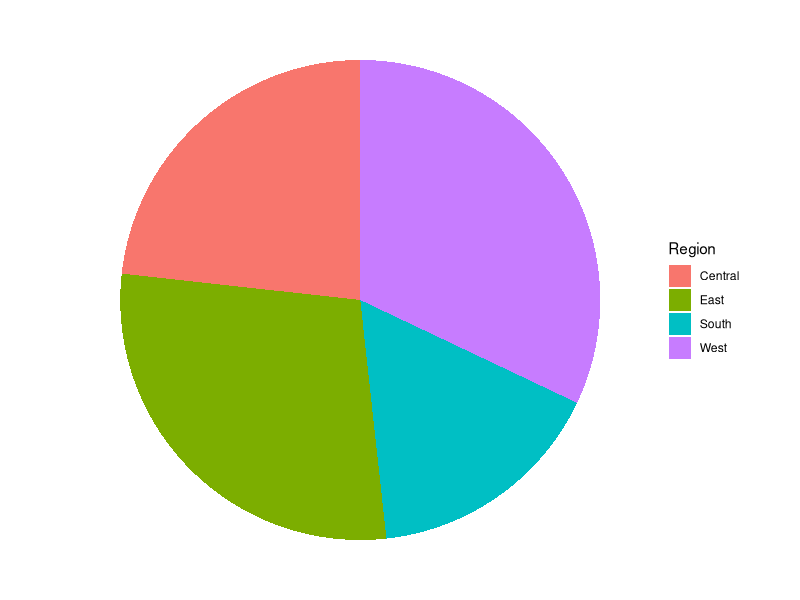
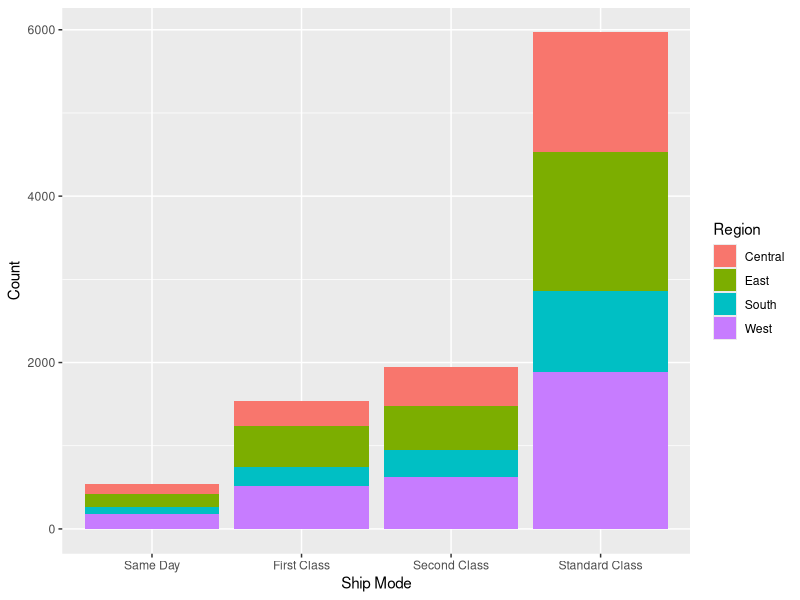
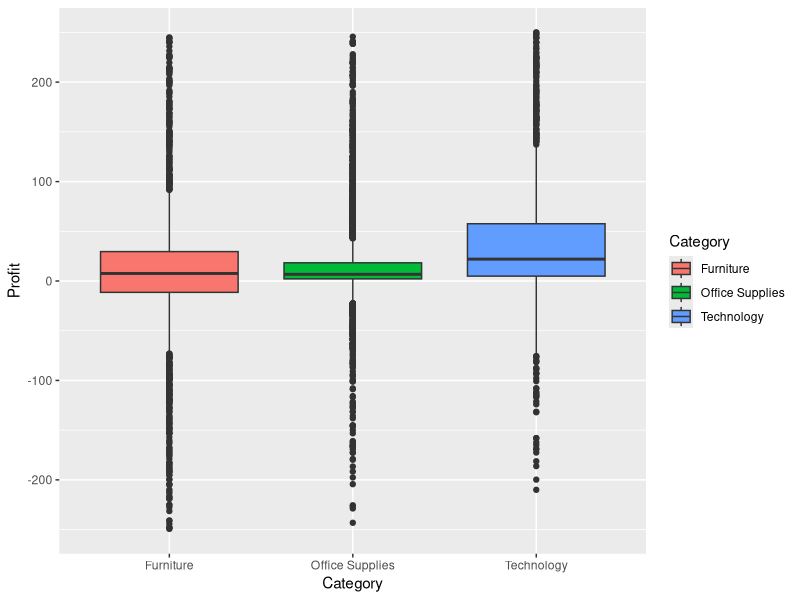
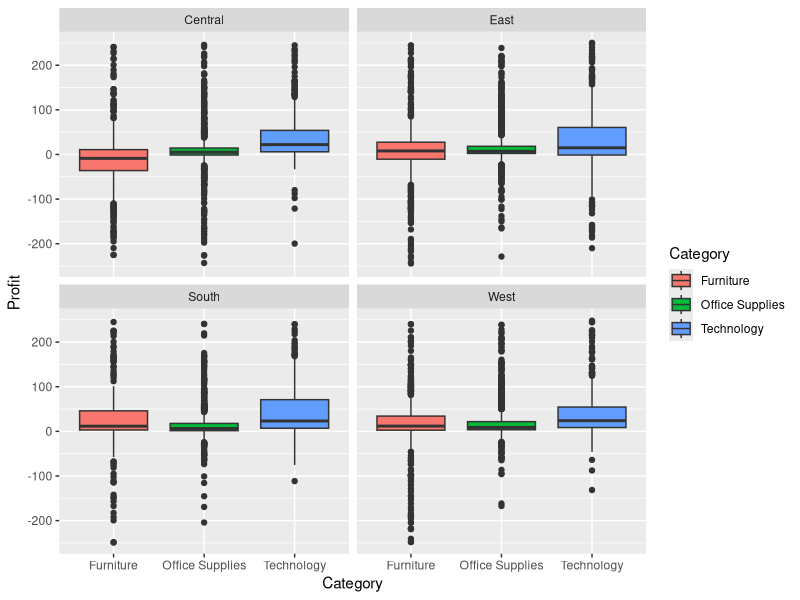
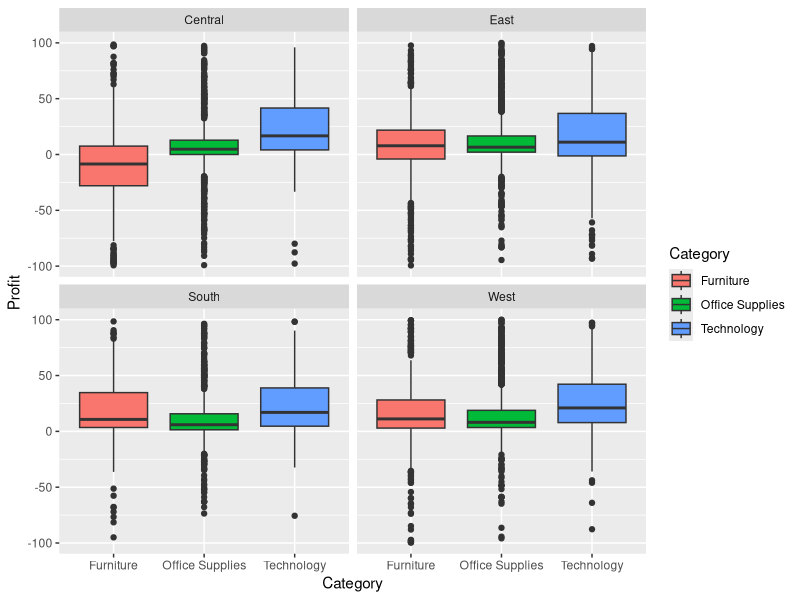
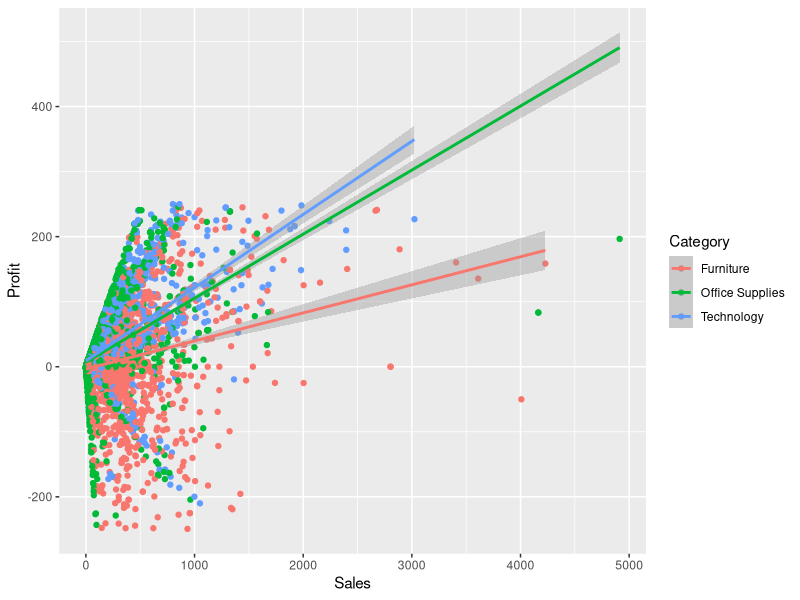
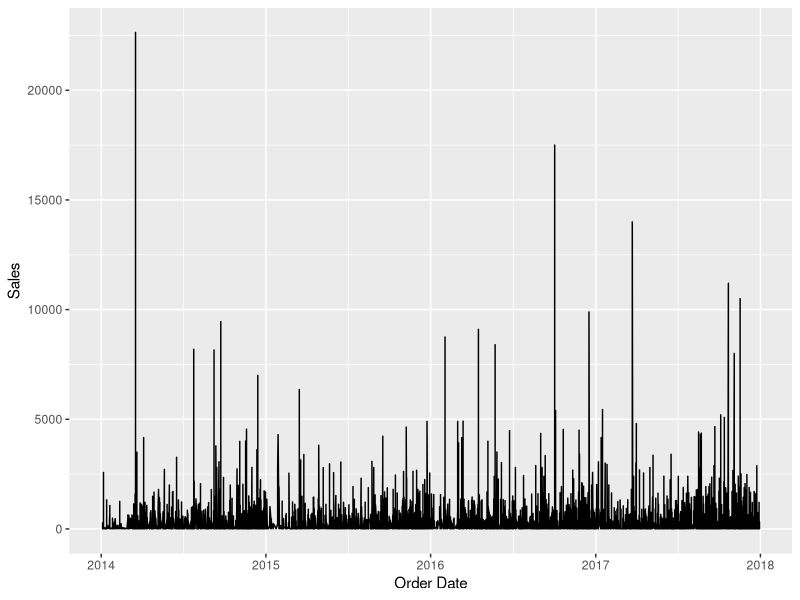
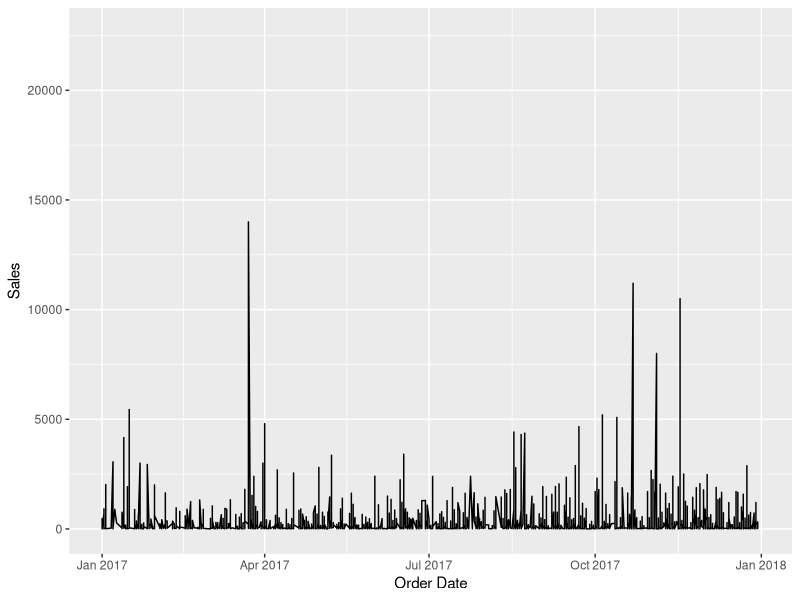

Write the R code that produced these figures, in order.
## ---- chunk 1
library(readxl)

us_superstore_data <- read_excel("US Superstore data.xls")
us_superstore_data
## ---- chunk 2
library(lubridate)
library(tidyverse)

us_superstore_data <- us_superstore_data |>
  mutate(`Row ID` = as.character(`Row ID`),
         `Postal Code` = as.character(`Postal Code`),
         `Order Date` = ymd(`Order Date`),
         `Ship Date` = ymd(`Ship Date`))

us_superstore_data
## ---- chunk 3
table(us_superstore_data$`Ship Mode`)
## ---- chunk 4
table(us_superstore_data$Segment)
## ---- chunk 5
table(us_superstore_data$Region)
## ---- chunk 6
us_superstore_data <- us_superstore_data |>
  mutate(`Ship Mode` = factor(`Ship Mode`, levels = c("Same Day", "First Class", "Second Class", 
                                                      "Standard Class"), labels = c("Same Day", 
                                                                                    "First Class", 
                                                                                    "Second Class", 
                                                                                    "Standard Class")),
         Segment = as.factor(Segment),
         Region = as.factor(Region) 
         )

us_superstore_data
## ---- chunk 7
table(us_superstore_data$Category, us_superstore_data$`Sub-Category`)
## ---- chunk 8
table(us_superstore_data$Region, us_superstore_data$Category)
## ---- chunk 9
us_superstore_data |>
  summarize(across(where(is.numeric), 
                   list("Mean" = mean, "Median" = median), 
                   .names = "{.fn}_{.col}"))
## ---- chunk 10
us_superstore_data |>
  summarize(across(where(is.numeric), 
                   list("Max" = max, "Min" = min, "IQR" = IQR, "Std" = sd), 
                   .names = "{.fn}_{.col}"))
## ---- chunk 11
us_superstore_data |>
  group_by(Category, `Sub-Category`) |>
  drop_na(Category, `Sub-Category`) |>
  summarize(across(where(is.numeric), 
                   list("Mean" = mean, "Median" = median), 
                   .names = "{.fn}_{.col}"))
## ---- chunk 12
us_superstore_data |>
  group_by(Category, `Sub-Category`) |>
  drop_na(Category, `Sub-Category`) |>
  summarize(across(where(is.numeric), 
                   list("Max" = max, "Min" = min, "IQR" = IQR, "Std" = sd), 
                   .names = "{.fn}_{.col}"))
## ---- chunk 13
library(dplyr)
library(ggplot2)

total_sales <- sum(us_superstore_data$Sales)

for (region in unique(us_superstore_data$Region)) {
  sales_by_region <- us_superstore_data |>
    filter(Region == region)
  regional_sales <- sum(sales_by_region$Sales)
}

ggplot(us_superstore_data, aes(x = "", y = regional_sales/total_sales, fill = Region)) +
  geom_bar(stat = "identity", width = 1) +
  coord_polar("y", start = 0) +
  theme_void()
## ---- chunk 14
ggplot(data = us_superstore_data, aes(x = `Ship Mode`, fill = Region)) +
 geom_bar(position = "stack") +
 labs(x = "Ship Mode", y = "Count")+
 scale_fill_discrete("Region")
## ---- chunk 15
ggplot(us_superstore_data |> filter(Profit <= 250 & Profit >= -250), 
       aes(x = Category, y = Profit, fill = Category)) + 
  geom_boxplot() 
## ---- chunk 16
ggplot(us_superstore_data |> filter(Profit <= 250 & Profit >= -250), 
       aes(x = Category, y = Profit, fill = Category)) + 
  geom_boxplot() +
  facet_wrap(~ Region)
## ---- chunk 17
ggplot(us_superstore_data |> filter(Profit <= 100 & Profit >= -100), 
       aes(x = Category, y = Profit, fill = Category)) + 
  geom_boxplot() +
  facet_wrap(~ Region)
## ---- chunk 18
ggplot(us_superstore_data |> filter(Profit <= 250 & Profit >= -250), aes(x = Sales, y = Profit, color = Category)) + 
  geom_point() +
  geom_smooth(method = lm)
## ---- chunk 19

ggplot(us_superstore_data, aes(x = `Order Date`, y = Sales)) + 
  geom_line() 
## ---- chunk 20

ggplot(us_superstore_data, aes(x = `Order Date`, y = Sales)) + 
  geom_line() +
  scale_x_date(limit=c(as.Date("2017-01-01"), as.Date("2017-12-31")))
